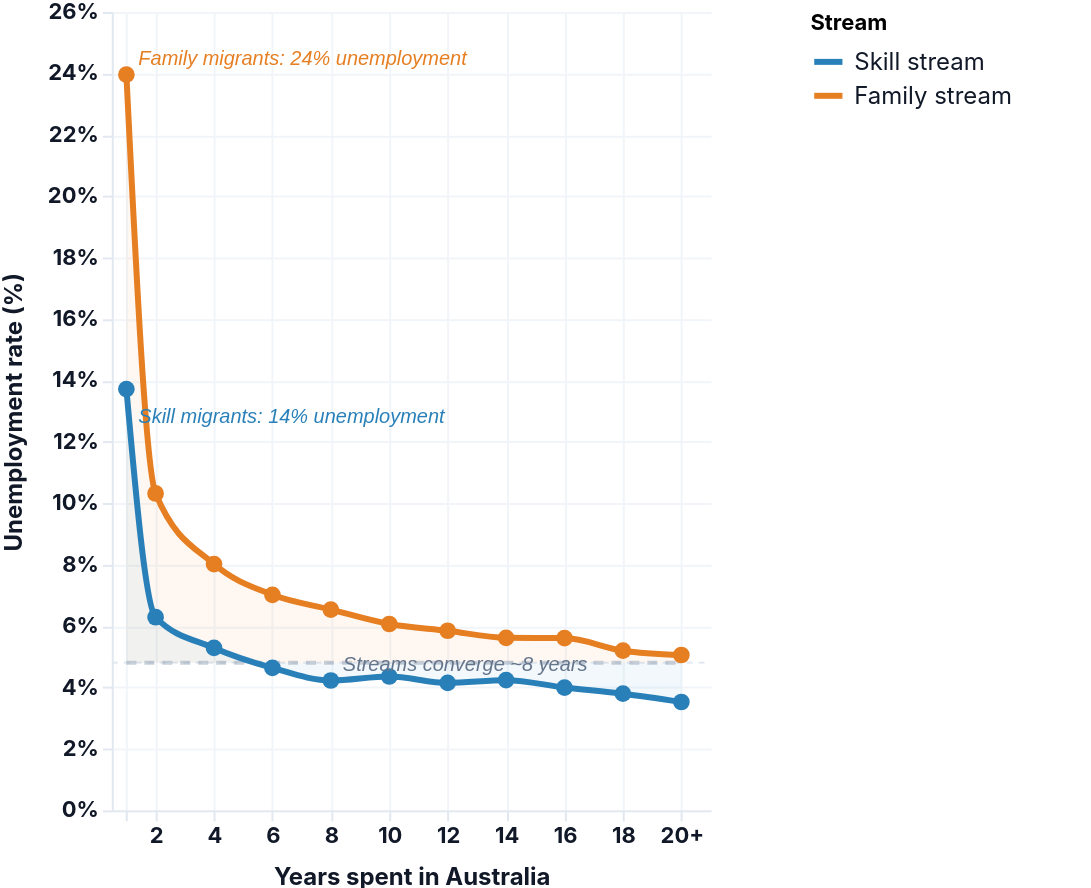

Specify this chart in Vega-Lite:
### Vega-Lite specification from a JSON file in a GitHub repository (floating-point values rounded to 4 significant figures)
{"$schema": "https://vega.github.io/schema/vega-lite/v5.json", "width": "container", "height": 400, "background": "#ffffff", "padding": {"right": 40}, "config": {"view": {"stroke": null}, "font": "DM Sans, sans-serif", "axis": {"labelFont": "Inter, sans-serif", "titleFont": "Inter, sans-serif", "labelFontSize": 11, "labelPadding": 2, "titleFontSize": 12, "titlePadding": 10, "gridColor": "#f1f5f9", "gridWidth": 1, "domainColor": "#e2e8f0", "tickColor": "#e2e8f0", "labelColor": "#111827", "titleColor": "#111827", "labelFontWeight": "bold", "titleFontWeight": "bold"}, "legend": {"labelFont": "Inter, sans-serif", "titleFont": "Inter, sans-serif", "labelFontSize": 12, "labelColor": "#111827"}}, "data": {"values": [{"x": 1, "xlabel": "<2 yrs", "rate": 13.72, "stream": "Skill stream"}, {"x": 1, "xlabel": "<2 yrs", "rate": 23.96, "stream": "Family stream"}, {"x": 1, "xlabel": "<2 yrs", "rate": 4.81, "stream": "Australian-born"}, {"x": 2, "xlabel": "2 yrs", "rate": 6.29, "stream": "Skill stream"}, {"x": 2, "xlabel": "2 yrs", "rate": 10.32, "stream": "Family stream"}, {"x": 2, "xlabel": "2 yrs", "rate": 4.81, "stream": "Australian-born"}, {"x": 4, "xlabel": "4 yrs", "rate": 5.29, "stream": "Skill stream"}, {"x": 4, "xlabel": "4 yrs", "rate": 8.02, "stream": "Family stream"}, {"x": 4, "xlabel": "4 yrs", "rate": 4.81, "stream": "Australian-born"}, {"x": 6, "xlabel": "6 yrs", "rate": 4.64, "stream": "Skill stream"}, {"x": 6, "xlabel": "6 yrs", "rate": 7.02, "stream": "Family stream"}, {"x": 6, "xlabel": "6 yrs", "rate": 4.81, "stream": "Australian-born"}, {"x": 8, "xlabel": "8 yrs", "rate": 4.23, "stream": "Skill stream"}, {"x": 8, "xlabel": "8 yrs", "rate": 6.54, "stream": "Family stream"}, {"x": 8, "xlabel": "8 yrs", "rate": 4.81, "stream": "Australian-born"}, {"x": 10, "xlabel": "10 yrs", "rate": 4.36, "stream": "Skill stream"}, {"x": 10, "xlabel": "10 yrs", "rate": 6.07, "stream": "Family stream"}, {"x": 10, "xlabel": "10 yrs", "rate": 4.81, "stream": "Australian-born"}, {"x": 12, "xlabel": "12 yrs", "rate": 4.15, "stream": "Skill stream"}, {"x": 12, "xlabel": "12 yrs", "rate": 5.85, "stream": "Family stream"}, {"x": 12, "xlabel": "12 yrs", "rate": 4.81, "stream": "Australian-born"}, {"x": 14, "xlabel": "14 yrs", "rate": 4.24, "stream": "Skill stream"}, {"x": 14, "xlabel": "14 yrs", "rate": 5.62, "stream": "Family stream"}, {"x": 14, "xlabel": "14 yrs", "rate": 4.81, "stream": "Australian-born"}, {"x": 16, "xlabel": "16 yrs", "rate": 4.0, "stream": "Skill stream"}, {"x": 16, "xlabel": "16 yrs", "rate": 5.61, "stream": "Family stream"}, {"x": 16, "xlabel": "16 yrs", "rate": 4.81, "stream": "Australian-born"}, {"x": 18, "xlabel": "18 yrs", "rate": 3.8, "stream": "Skill stream"}, {"x": 18, "xlabel": "18 yrs", "rate": 5.2, "stream": "Family stream"}, {"x": 18, "xlabel": "18 yrs", "rate": 4.81, "stream": "Australian-born"}, {"x": 20, "xlabel": "20+ yrs", "rate": 3.53, "stream": "Skill stream"}, {"x": 20, "xlabel": "20+ yrs", "rate": 5.06, "stream": "Family stream"}, {"x": 20, "xlabel": "20+ yrs", "rate": 4.81, "stream": "Australian-born"}]}, "encoding": {"x": {"field": "x", "type": "quantitative", "title": "Years spent in Australia", "axis": {"values": [1, 2, 4, 6, 8, 10, 12, 14, 16, 18, 20], "labelExpr": "datum.value === 1 ? '' : datum.value === 20 ? '20+' : datum.value + ''", "labelFontSize": 11, "titleFontSize": 12, "labelFontWeight": "bold", "titleFontWeight": "bold", "grid": true}, "scale": {"domain": [0.5, 21]}}, "y": {"field": "rate", "type": "quantitative", "title": "Unemployment rate (%)", "axis": {"labelExpr": "datum.value + '%'", "labelFontSize": 11, "titleFontSize": 12, "labelFontWeight": "bold", "titleFontWeight": "bold"}, "scale": {"domain": [0, 26]}}}, "layer": [{"mark": {"type": "rule", "color": "#e2e8f0", "strokeWidth": 1, "strokeDash": [3, 3]}, "transform": [{"filter": "datum.stream === 'Australian-born' && datum.x === 1"}], "encoding": {"y": {"datum": 4.81}, "x": {"datum": 0.5}, "x2": {"datum": 21}}}, {"mark": {"type": "area", "interpolate": "monotone", "opacity": 0.06}, "transform": [{"filter": "datum.stream === 'Family stream'"}], "encoding": {"x": {"field": "x", "type": "quantitative"}, "y": {"field": "rate", "type": "quantitative"}, "y2": {"datum": 4.81}, "color": {"value": "#e67e22"}}}, {"mark": {"type": "area", "interpolate": "monotone", "opacity": 0.06}, "transform": [{"filter": "datum.stream === 'Skill stream'"}], "encoding": {"x": {"field": "x", "type": "quantitative"}, "y": {"field": "rate", "type": "quantitative"}, "y2": {"datum": 4.81}, "color": {"value": "#2980b9"}}}, {"mark": {"type": "line", "strokeWidth": 2, "interpolate": "monotone", "strokeDash": [5, 4], "opacity": 0.5}, "transform": [{"filter": "datum.stream === 'Australian-born'"}], "encoding": {"x": {"field": "x", "type": "quantitative"}, "y": {"field": "rate", "type": "quantitative"}, "color": {"value": "#94a3b8"}}}, {"params": [{"name": "highlight", "select": {"type": "point", "fields": ["stream"]}, "bind": "legend"}], "mark": {"type": "line", "strokeWidth": 3, "interpolate": "monotone"}, "transform": [{"filter": "datum.stream !== 'Australian-born'"}], "encoding": {"x": {"field": "x", "type": "quantitative"}, "y": {"field": "rate", "type": "quantitative"}, "color": {"field": "stream", "type": "nominal", "scale": {"domain": ["Skill stream", "Family stream"], "range": ["#2980b9", "#e67e22"]}, "legend": {"title": "Stream", "orient": "right", "symbolType": "stroke", "symbolStrokeWidth": 3, "symbolSize": 200, "offset": 50}}, "opacity": {"condition": {"param": "highlight", "value": 1}, "value": 0.2}}}, {"params": [{"name": "hover", "select": {"type": "point", "on": "mouseover", "fields": ["x"], "nearest": true}}], "mark": {"type": "point", "filled": true, "size": 70, "strokeWidth": 1.5}, "transform": [{"filter": "datum.stream !== 'Australian-born'"}], "encoding": {"x": {"field": "x", "type": "quantitative"}, "y": {"field": "rate", "type": "quantitative"}, "color": {"field": "stream", "type": "nominal", "scale": {"domain": ["Skill stream", "Family stream"], "range": ["#2980b9", "#e67e22"]}, "legend": null}, "opacity": {"condition": {"param": "hover", "value": 1}, "value": 0.4}, "tooltip": [{"field": "xlabel", "title": "Time in Australia"}, {"field": "stream", "title": "Stream"}, {"field": "rate", "title": "Unemployment rate", "format": ".2f"}]}}, {"mark": {"type": "rule", "color": "#cbd5e1", "strokeWidth": 1}, "transform": [{"filter": {"param": "hover", "empty": false}}, {"filter": "datum.stream === 'Skill stream'"}], "encoding": {"x": {"field": "x", "type": "quantitative"}, "y": {"datum": 0}, "y2": {"datum": 26}}}, {"mark": {"type": "text", "align": "left", "dx": 6, "dy": -8, "fontSize": 10, "fontStyle": "italic", "color": "#e67e22"}, "data": {"values": [{"x": 1, "rate": 23.96, "label": "Family migrants: 24% unemployment"}]}, "encoding": {"x": {"field": "x", "type": "quantitative", "scale": {"domain": [0.5, 21]}}, "y": {"field": "rate", "type": "quantitative"}, "text": {"field": "label"}}}, {"mark": {"type": "text", "align": "left", "dx": 6, "dy": 14, "fontSize": 10, "fontStyle": "italic", "color": "#2980b9"}, "data": {"values": [{"x": 1, "rate": 13.72, "label": "Skill migrants: 14% unemployment"}]}, "encoding": {"x": {"field": "x", "type": "quantitative", "scale": {"domain": [0.5, 21]}}, "y": {"field": "rate", "type": "quantitative"}, "text": {"field": "label"}}}, {"mark": {"type": "text", "align": "left", "dx": 6, "dy": -8, "fontSize": 10, "fontStyle": "italic", "color": "#64748b"}, "data": {"values": [{"x": 8, "rate": 4.23, "label": "Streams converge ~8 years"}]}, "encoding": {"x": {"field": "x", "type": "quantitative", "scale": {"domain": [0.5, 21]}}, "y": {"field": "rate", "type": "quantitative"}, "text": {"field": "label"}}}]}
